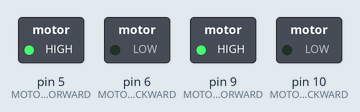
The sketch below on a simulated Arduino Uno, built with avr-gcc and run on an emulated ATmega328P. Parts: switched loads named in the sketch (green lamp = pin HIGH). What the sketch prints to the serial monitor is not drawn.

Above: at 0.1 s.
Timing chart, 0 to 1.6 s (numbered marks = the images above):
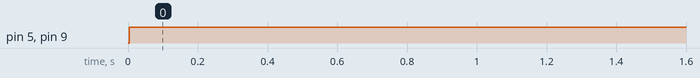

Measured:
- by itself, pin 5 (MOTOR_LEFT_FORWARD), pin 9 (MOTOR_RIGHT_FORWARD): LOW → HIGH at 0.00 s

The sketch:

inclina__o.ino
```cpp
/*
   Teste de inclinação com o sensor MPU6050 para ajuste de velocidade dos motores.
   - Controlar a velocidade do robô de acordo com a inclinação detectada pelo sensor MPU6050.
   - Quanto maior a inclinação (angleX e angleY), menor será a velocidade dos motores.
   - Se o robô estiver plano (0° de inclinação), a velocidade será máxima.
   - Se a inclinação atingir 45° ou mais, a velocidade será reduzida ao mínimo para evitar desligamento total.

   Funcionamento:
   1. Lê os ângulos de inclinação `angleX` e `angleY` do MPU6050.
   2. Calcula a inclinação total usando a hipotenusa de X e Y.
   3. Ajusta a velocidade dos motores proporcionalmente, entre `MAX_SPEED` e `MIN_SPEED`.
   4. Aplica a velocidade usando PWM nos pinos dos motores.
*/

#include <Wire.h>
#include <MPU6050.h>

MPU6050 mpu6050;

// Pinos dos motores (PWM nos pinos habilitados)
#define MOTOR_LEFT_FORWARD 5
#define MOTOR_LEFT_BACKWARD 6
#define MOTOR_RIGHT_FORWARD 9
#define MOTOR_RIGHT_BACKWARD 10

// Velocidade base dos motores (0-255)
#define MAX_SPEED 255
#define MIN_SPEED 50  // Velocidade mínima para evitar desligamento total

void setup() {
    Serial.begin(115200);
    Wire.begin();
    mpu6050.initialize();

    if (!mpu6050.testConnection()) {
        Serial.println("Erro ao conectar ao MPU6050!");
        while (1);
    }

    Serial.println("MPU6050 Conectado!");

    // Configura os pinos dos motores como saída
    pinMode(MOTOR_LEFT_FORWARD, OUTPUT);
    pinMode(MOTOR_LEFT_BACKWARD, OUTPUT);
    pinMode(MOTOR_RIGHT_FORWARD, OUTPUT);
    pinMode(MOTOR_RIGHT_BACKWARD, OUTPUT);

    stopMotors();
}

void loop() {
    // Lê os ângulos do MPU6050
    float angleX = mpu6050.getAngleX();
    float angleY = mpu6050.getAngleY();
    float angleZ = mpu6050.getAngleZ(); // Apenas para referência

    // Calcula a inclinação total (hipotenusa de X e Y)
    float tilt = sqrt(angleX * angleX + angleY * angleY);

    // Calcula a velocidade proporcional à inclinação
    int speed = map(constrain(tilt, 0, 45), 0, 45, MAX_SPEED, MIN_SPEED);

    // Exibe os valores no Monitor Serial
    Serial.print("angleX : "); Serial.print(angleX);
    Serial.print("\tangleY : "); Serial.print(angleY);
    Serial.print("\tangleZ : "); Serial.print(angleZ);
    Serial.print("\tTilt: "); Serial.print(tilt);
    Serial.print("\tSpeed: "); Serial.println(speed);

    // Controla os motores ajustando a velocidade
    moveForward(speed);

    delay(50);
}

void moveForward(int velocidade) {
    analogWrite(MOTOR_LEFT_FORWARD, velocidade);
    analogWrite(MOTOR_LEFT_BACKWARD, 0);
    analogWrite(MOTOR_RIGHT_FORWARD, velocidade);
    analogWrite(MOTOR_RIGHT_BACKWARD, 0);
}

void stopMotors() {
    analogWrite(MOTOR_LEFT_FORWARD, 0);
    analogWrite(MOTOR_LEFT_BACKWARD, 0);
    analogWrite(MOTOR_RIGHT_FORWARD, 0);
    analogWrite(MOTOR_RIGHT_BACKWARD, 0);
}
```
